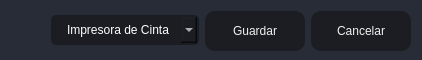
                    <widget class="QFrame" name="frame_2">
                     <property name="minimumSize">
                      <size>
                       <width>0</width>
                       <height>60</height>
                      </size>
                     </property>
                     <property name="maximumSize">
                      <size>
                       <width>16777215</width>
                       <height>60</height>
                      </size>
                     </property>
                     <property name="styleSheet">
                      <string notr="true">background-color: rgb(39, 44, 54);
border-radius: 5px;</string>
                     </property>
                     <property name="frameShape">
                      <enum>QFrame::StyledPanel</enum>
                     </property>
                     <property name="frameShadow">
                      <enum>QFrame::Raised</enum>
                     </property>
                     <layout class="QHBoxLayout" name="horizontalLayout_9">
                      <item>
                       <layout class="QGridLayout" name="gridLayout">
                        <item row="0" column="3">
                         <widget class="QPushButton" name="btnr">
                          <property name="minimumSize">
                           <size>
                            <width>100</width>
                            <height>40</height>
                           </size>
                          </property>
                          <property name="styleSheet">
                           <string notr="true">QPushButton {
	border-color: rgb(27, 29, 35);
	font: 75 10pt &quot;MS Shell Dlg 2&quot;;
	color: rgb(240, 240, 240);
	background-color: rgb(27, 29, 35);
	border: 0px solid;
	border-radius: 10px;	
}
QPushButton:hover {
	background-color:rgb(44, 49, 60);
	border-color: rgb(27, 29, 35);
	border: 2px solid;
}</string>
                          </property>
                          <property name="text">
                           <string>Cancelar</string>
                          </property>
                         </widget>
                        </item>
                        <item row="0" column="2">
                         <widget class="QPushButton" name="btn_guardar">
                          <property name="minimumSize">
                           <size>
                            <width>100</width>
                            <height>40</height>
                           </size>
                          </property>
                          <property name="styleSheet">
                           <string notr="true">QPushButton {
	border-color: rgb(27, 29, 35);
	font: 75 10pt &quot;MS Shell Dlg 2&quot;;
	color: rgb(240, 240, 240);
	background-color: rgb(27, 29, 35);
	border: 0px solid;
	border-radius: 10px;	
}
QPushButton:hover {
	background-color:rgb(44, 49, 60);
	border-color: rgb(27, 29, 35);
	border: 2px solid;
}</string>
                          </property>
                          <property name="text">
                           <string>Guardar</string>
                          </property>
                         </widget>
                        </item>
                        <item row="0" column="0">
                         <spacer name="horizontalSpacer">
                          <property name="orientation">
                           <enum>Qt::Horizontal</enum>
                          </property>
                          <property name="sizeHint" stdset="0">
                           <size>
                            <width>40</width>
                            <height>20</height>
                           </size>
                          </property>
                         </spacer>
                        </item>
                        <item row="0" column="1">
                         <widget class="QComboBox" name="comboBox_impresora">
                          <property name="styleSheet">
                           <string notr="true">QComboBox{
	background-color: rgb(27, 29, 35);
	border-radius: 5px;
	border: 2px solid rgb(27, 29, 35);
	padding: 5px;
	padding-left: 14px;
	color: rgb(255, 255, 255);
    font: 75 12pt &quot;MS Shell Dlg 2&quot;;
}
QComboBox:hover{
	border: 2px solid rgb(64, 71, 88);
}
QComboBox QAbstractItemView {
	color: rgb(85, 170, 255);	
	background-color: rgb(27, 29, 35);
	padding: 10px;
	selection-background-color: rgb(39, 44, 54);
}</string>
                          </property>
                          <item>
                           <property name="text">
                            <string>Impresora de Cinta</string>
                           </property>
                          </item>
                          <item>
                           <property name="text">
                            <string>Impresora Windows</string>
                           </property>
                          </item>
                         </widget>
                        </item>
                       </layout>
                      </item>
                     </layout>
                    </widget>
